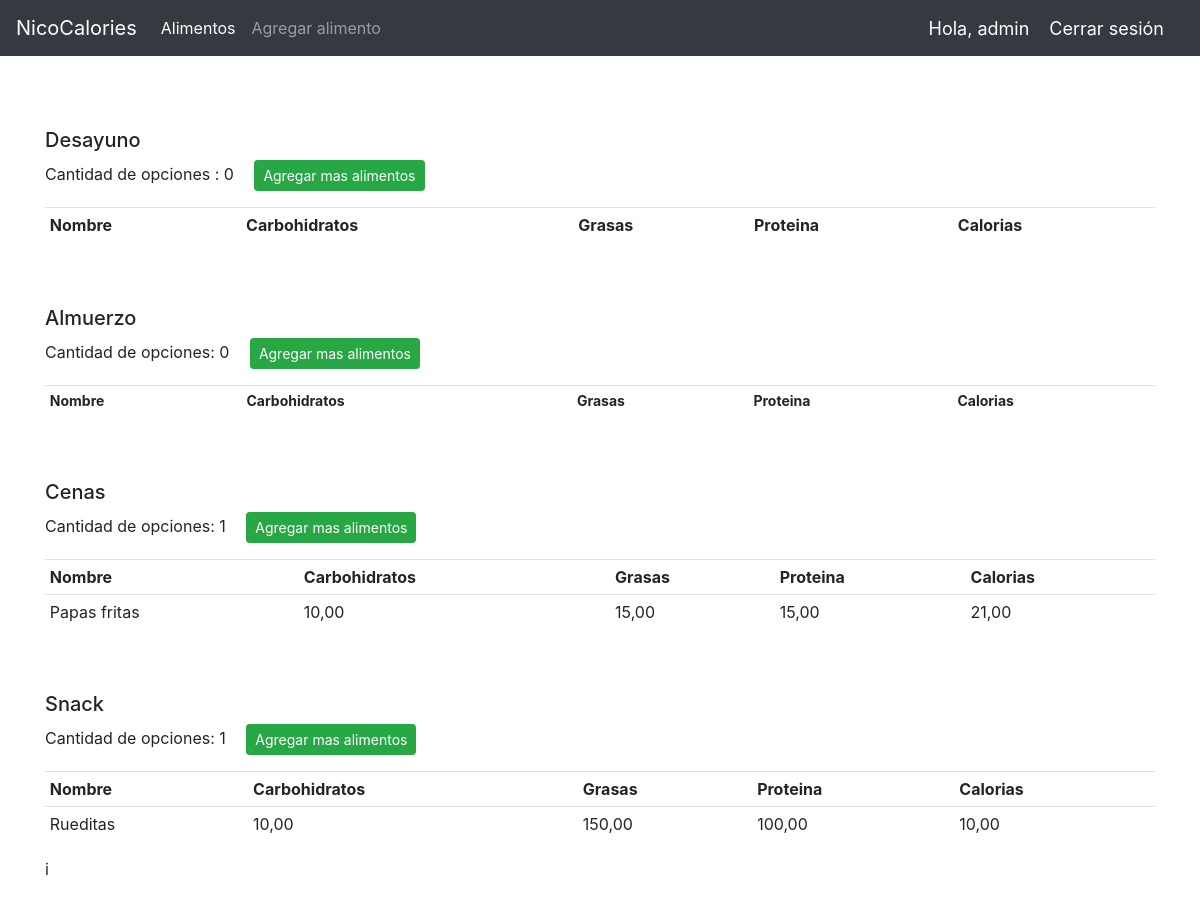
Page /foodItem/ (signed in) on the earlier database version.
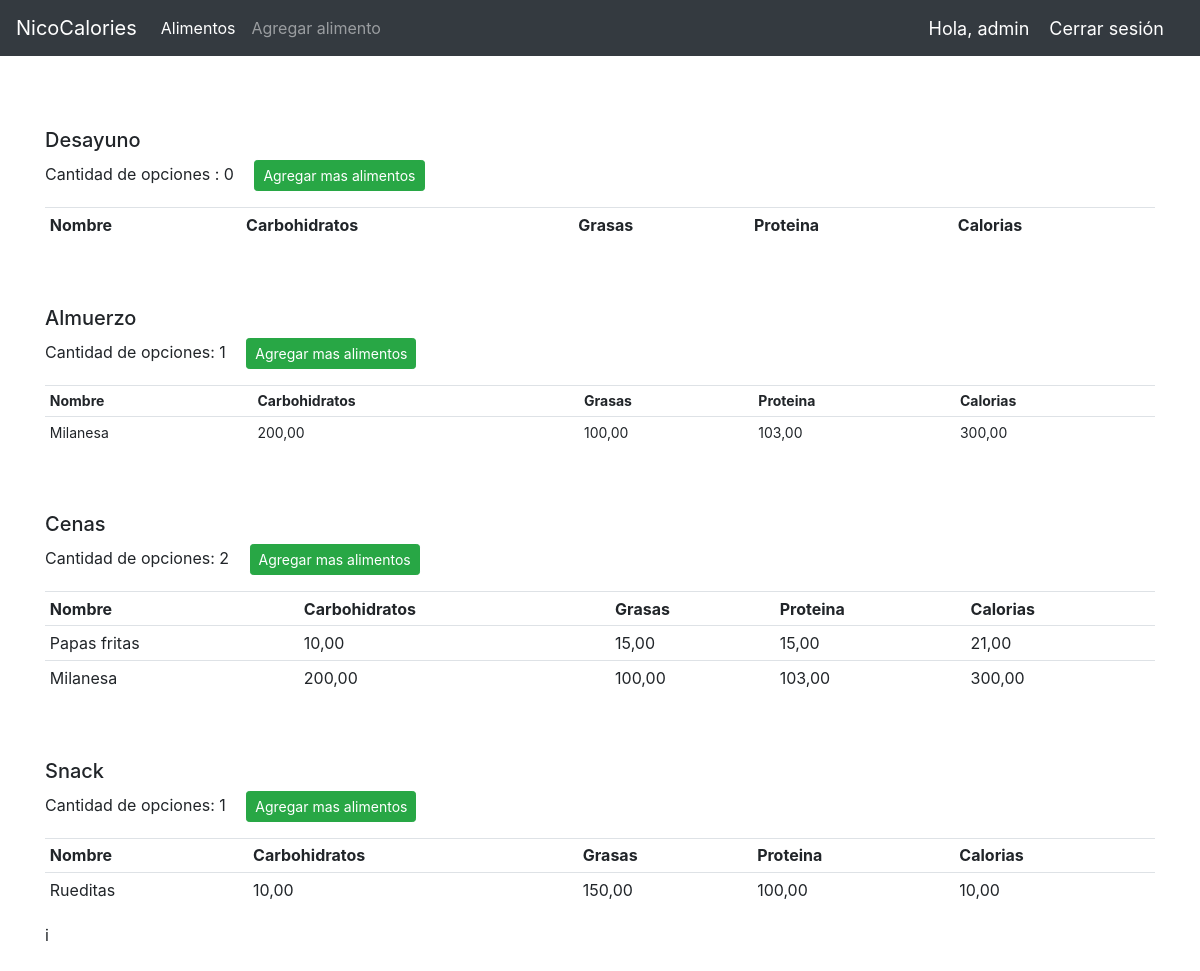
Same page on the later database version.
### Fityfeed/models.py (models this page shows)
class ComidaItem(models.Model):
    nombre = models.CharField(max_length=200)
    categoria = models.ManyToManyField(Categoria)
    carbohidratos = models.DecimalField(max_digits=5,decimal_places=2,default=0)
    grasas = models.DecimalField(max_digits=5,decimal_places=2,default=0)
    proteina = models.DecimalField(max_digits=5,decimal_places=2,default=0)
    calorias = models.DecimalField(max_digits=5,decimal_places=2,default=0, blank=True)
    cantidad = models.IntegerField(default=1,null=True, blank=True)
    def __str__(self):
        return self.nombre

### Fityfeed/decorators.py (the view)
        def wrapper_func(request,*args,**kwargs):
            group = None
            if request.user.groups.exists():
                group=request.user.groups.all()[0].name
            if group in allowed_roles:
                return view_func(request,*args,**kwargs)
            else:
                return HttpResponse("<h1>You are not allowed to access this page</h1>")

### Fityfeed/views.py (called while the page is built)
@login_required(login_url='login')
@allowed_users(allowed_roles=['admin'])
def food_item(request):
    desayuno = Categoria.objects.filter(nombre='desayuno')[0].comidaitem_set.all()
    almuerzo = Categoria.objects.filter(nombre='almuerzo')[0].comidaitem_set.all()
    cena = Categoria.objects.filter(nombre='cena')[0].comidaitem_set.all()
    snack = Categoria.objects.filter(nombre='snacks')[0].comidaitem_set.all()
    bcnt = desayuno.count()
    acnt = almuerzo.count()
    ccnt = cena.count()
    scnt = snack.count()
    ctx = {
        'desayuno':desayuno,
        'almuerzo': almuerzo,
        'cena':cena,
        'snack':snack,
        'bcnt':bcnt,
        'acnt': acnt,
        'ccnt':ccnt,
        'scnt':scnt
    }
    print(cena)
    return render(request, 'foodItem.html', ctx)

### Fityfeed/templates/foodItem.html (shortened to what this page needs)
{% extends 'main.html' %}
{% load static%}
{% block content %}
<div class="flex-box-row">
    <br>
    <h5>Desayuno</h5>
    <h7>Cantidad de opciones : {{bcnt}}</h7>
    <a class="btn btn-success ml-3 btn-sm" href = '{% url "createFoodItem" %}'>Agregar mas alimentos</a>
    <table class="table mt-3 table-sm">
        <tr>
            <th>Nombre</th>
            <th>Carbohidratos</th>
            <th>Grasas</th>
            <th>Proteina</th>
            <th>Calorias</th>
        </tr>
    </table>
</div>
<br>
<div class="flex-box-row">
    <br>
    <h5>Almuerzo</h5>
    <h7>Cantidad de opciones: {{acnt}}</h7>
    <a class="btn btn-success ml-3 btn-sm" href = '{% url "createFoodItem" %}'>Agregar mas alimentos</a>
    <table class="table mt-3 table-sm btn-sm">
        <tr>
            <th>Nombre</th>
            <th>Carbohidratos</th>
            <th>Grasas</th>
            <th>Proteina</th>
            <th>Calorias</th>
        </tr>
        {% for i in almuerzo %}
        <tr>
            <td>{{i.nombre}}</td>
            <td>{{i.carbohidratos}}</td>
            <td>{{i.grasas}}</td>
            <td>{{i.proteina}}</td>
            <td>{{i.calorias}}</td>
        </tr>
        {% endfor %}
    </table>
</div>
<br>
<div class="flex-box-row">
    <br>
    <h5>Cenas</h5>
    <h7>Cantidad de opciones: {{ccnt}}</h7>
    <a class="btn btn-success ml-3 btn-sm" href = '{% url "createFoodItem" %}'>Agregar mas alimentos</a>
    <table class="table mt-3 table-sm">
        <tr>
            <th>Nombre</th>
            <th>Carbohidratos</th>
            <th>Grasas</th>
            <th>Proteina</th>
            <th>Calorias</th>
        </tr>
        {% for i in cena %}
        <tr>
            <td>{{i.nombre}}</td>
            <td>{{i.carbohidratos}}</td>
            <td>{{i.grasas}}</td>
            <td>{{i.proteina}}</td>
            <td>{{i.calorias}}</td>
        </tr>
        {% endfor %}
    </table>
</div>
<br>
<div class="flex-box-row">
    <br>
    <h5>Snack</h5>
    <h7>Cantidad de opciones: {{scnt}}</h7>
    <a class="btn btn-success ml-3 btn-sm" href = '{% url "createFoodItem" %}'>Agregar mas alimentos</a>
    <table class="table mt-3 table-sm">
        <tr>
            <th>Nombre</th>
            <th>Carbohidratos</th>
            <th>Grasas</th>
            <th>Proteina</th>
            <th>Calorias</th>
        </tr>
        {% for i in snack %}
        <tr>
            <td>{{i.nombre}}</td>
            <td>{{i.carbohidratos}}</td>
            <td>{{i.grasas}}</td>
            <td>{{i.proteina}}</td>
            <td>{{i.calorias}}</td>
        </tr>
        {% endfor %}
    </table>i
</div>
<br>
{% endblock %}

Differences in the rows shown:
added ComidaItem: nombre "Milanesa", carbohidratos "200,00", grasas "100,00", proteina "103,00", calorias "300,00"
Other differences:
{{ acnt }}: "0" → "1"
{{ ccnt }}: "1" → "2"
